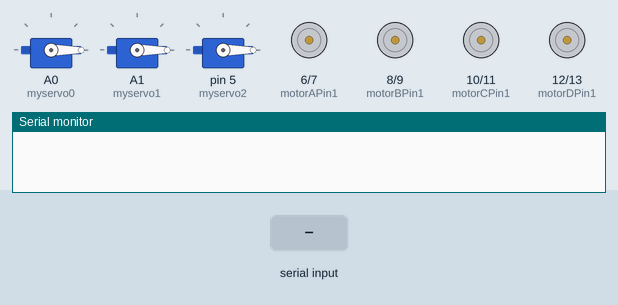
Simulated run of this sketch. Board: Arduino Uno, built with avr-gcc and run on an emulated ATmega328P. Shown: 3 × servo, motor-driver pin pairs drawn as motors (green arrow = first pin HIGH = forward, orange = second pin HIGH = backward, longer = more drive), the last lines printed to the serial monitor. The inputs (shaded band) are chosen by the test bench.

Above: at 1.2 s.
1.3 s: "a" received over the second serial link
At 2.3 s:
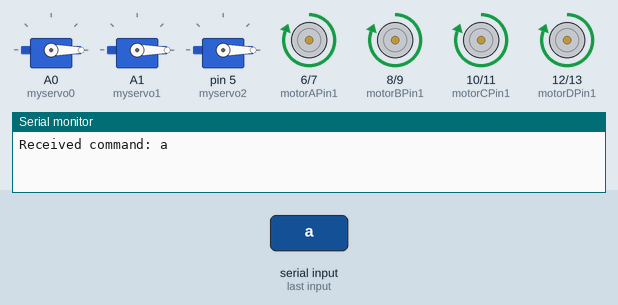
2.8 s: "c" received over the second serial link
At 3.5 s:
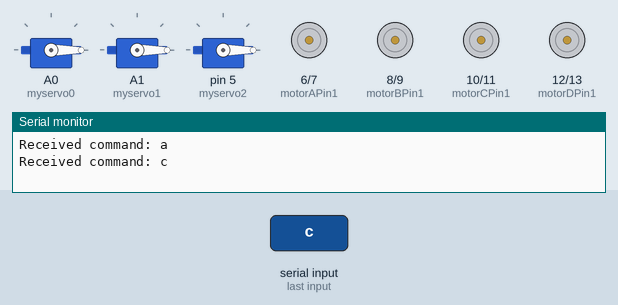
4.4 s: "d" received over the second serial link
At 5.7 s:
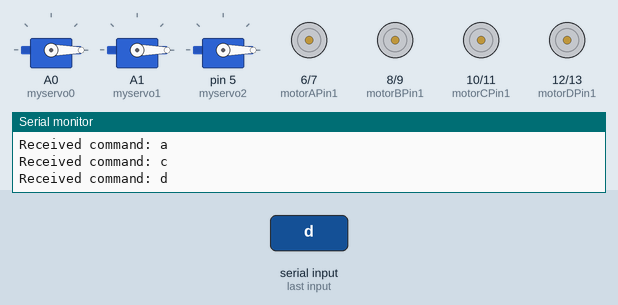
6.0 s: "b" received over the second serial link
At 7.2 s:
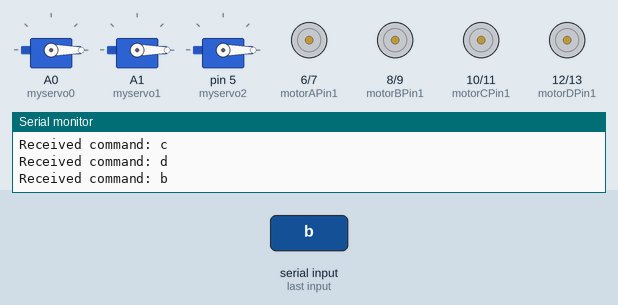
7.6 s: "F" received over the second serial link
At 8.3 s:
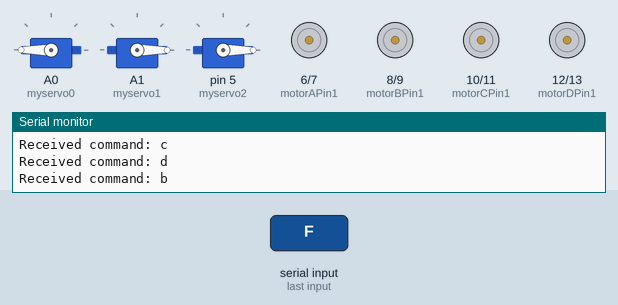
10.6 s: "H" received over the second serial link
At 11.4 s:
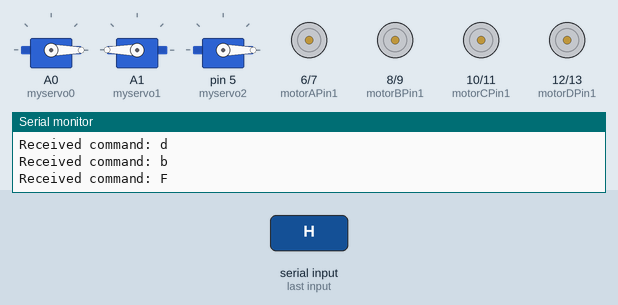
Timing chart, 0 to 13.6 s (numbered marks = the images above; inputs shaded):
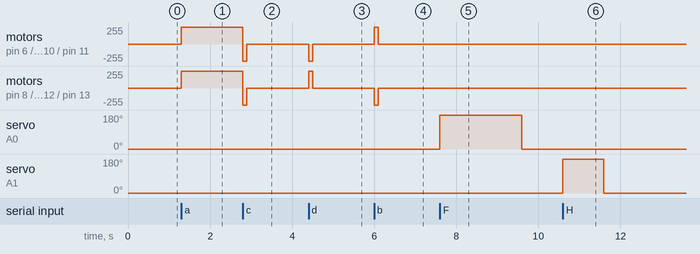

The sketch:

car.ino
```cpp
#include <SoftwareSerial.h>

#include <Servo.h>
#include <Arduino.h>
//创建气泵和电磁阀控制对象（Servo myservo0）为气泵 （ Servo myservo1）为电磁阀
// 该变量用气泵电磁阀开关（0为关闭，180为开启）
Servo myservo0;
Servo myservo1;
Servo myservo2; //door

// 定义蓝牙模块连接的脚位
SoftwareSerial bleSerial(2, 3); // RX, TX

// 定义马达控制脚位
const int motorAPin1 = 6;
const int motorAPin2 = 7;
const int motorBPin1 = 8;
const int motorBPin2 = 9;
const int motorCPin1 = 10;
const int motorCPin2 = 11;
const int motorDPin1 = 12;
const int motorDPin2 = 13;

void setup() {
  Serial.begin(9600);           // 初始化主串行端口
  bleSerial.begin(9600);        // 初始化蓝牙串口
  pinMode(motorAPin1, OUTPUT);
  pinMode(motorAPin2, OUTPUT);
  pinMode(motorBPin1, OUTPUT);
  pinMode(motorBPin2, OUTPUT);
  pinMode(motorCPin1, OUTPUT);
  pinMode(motorCPin2, OUTPUT);
  pinMode(motorDPin1, OUTPUT);
  pinMode(motorDPin2, OUTPUT);
  myservo0.attach(A0);
  myservo1.attach(A1);
  myservo2.attach(5);

  myservo0.write(0);
  myservo1.write(0);
  myservo2.write(0);
}

void loop() {
  if (bleSerial.available()) {
    char cmd = bleSerial.read(); // 读取命令
    controlMotors(cmd);

    Serial.print("Received command: ");  // 在串行监视器输出接收到的命令
    Serial.println(cmd);
  }
}

void controlMotors(char command) {
  switch (command) {
    case 'a': // 前进
      driveMotors(HIGH, LOW, HIGH, LOW, HIGH, LOW, HIGH, LOW);
      delay(100);

      break;
    case 'c': // 后退
      driveMotors(LOW, HIGH, LOW, HIGH, LOW, HIGH, LOW, HIGH);
      delay(100);
      driveMotors(LOW, LOW, LOW, LOW, LOW, LOW, LOW, LOW);
      break;
    case 'd': // 左转
      driveMotors(LOW, HIGH, HIGH, LOW, LOW, HIGH, HIGH, LOW);
      delay(100);
      driveMotors(LOW, LOW, LOW, LOW, LOW, LOW, LOW, LOW);
      break;
    case 'b': // 右转
      driveMotors(HIGH, LOW, LOW, HIGH, HIGH, LOW , LOW, HIGH);
      delay(100);
      driveMotors(LOW, LOW, LOW, LOW, LOW, LOW, LOW, LOW);
      break;
    case 'G': // 停止
      driveMotors(LOW, LOW, LOW, LOW, LOW, LOW, LOW, LOW);
      delay(500);
      break;
    case 'F':
      myservo0.write(180);  //吸
      myservo1.write(0);   //吸
      delay(2000);
      myservo0.write(0);   //停止
      myservo1.write(0);
      break;
    case 'H':
      myservo0.write(0);   //放
      myservo1.write(180); //放
      delay(1000);
      myservo0.write(0);   //停止
      myservo1.write(0);
      break;
    case 'E':
      myservo2.write(90);
      delay(3000);
      myservo2.write(0);
      break;


  }
}

void driveMotors(bool a1, bool a2, bool b1, bool b2, bool c1, bool c2, bool d1, bool d2) {
  digitalWrite(motorAPin1, a1);
  digitalWrite(motorAPin2, a2);
  digitalWrite(motorBPin1, b1);
  digitalWrite(motorBPin2, b2);
  digitalWrite(motorCPin1, c1);
  digitalWrite(motorCPin2, c2);
  digitalWrite(motorDPin1, d1);
  digitalWrite(motorDPin2, d2);
}
```

Measured:
- after the input at 1.3 s, motor on pin 6 (motorAPin1) / pin 7 (motorAPin2), motor on pin 8 (motorBPin1) / pin 9 (motorBPin2), motor on pin 10 (motorCPin1) / pin 11 (motorCPin2), motor on pin 12 (motorDPin1) / pin 13 (motorDPin2): stopped → forward 255/255 at once
- after the input at 2.8 s, motor on pin 6 (motorAPin1) / pin 7 (motorAPin2), motor on pin 8 (motorBPin1) / pin 9 (motorBPin2), motor on pin 10 (motorCPin1) / pin 11 (motorCPin2), motor on pin 12 (motorDPin1) / pin 13 (motorDPin2): forward 255/255 → backward 255/255 at once, → stopped 0.10 s later
- after the input at 4.4 s, motor on pin 6 (motorAPin1) / pin 7 (motorAPin2), motor on pin 10 (motorCPin1) / pin 11 (motorCPin2): stopped → backward 255/255 at once, → stopped 0.10 s later; motor on pin 8 (motorBPin1) / pin 9 (motorBPin2), motor on pin 12 (motorDPin1) / pin 13 (motorDPin2): stopped → forward 255/255 at once, → stopped 0.10 s later
- after the input at 6.0 s, motor on pin 6 (motorAPin1) / pin 7 (motorAPin2), motor on pin 10 (motorCPin1) / pin 11 (motorCPin2): stopped → forward 255/255 at once, → stopped 0.10 s later; motor on pin 8 (motorBPin1) / pin 9 (motorBPin2), motor on pin 12 (motorDPin1) / pin 13 (motorDPin2): stopped → backward 255/255 at once, → stopped 0.10 s later
- after the input at 7.6 s, servo on A0 (myservo0): 0° → 180° at once, → 0° 2.0 s later
- after the input at 10.6 s, servo on A1 (myservo1): 0° → 180° at once, → 0° 1.0 s later
